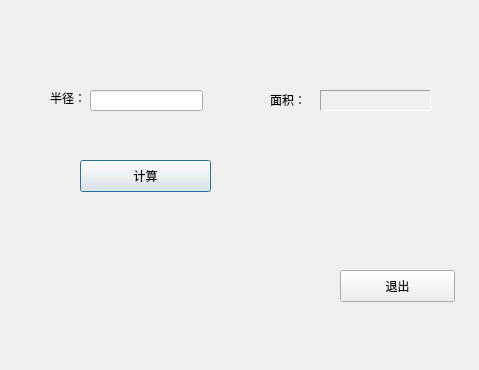
<?xml version="1.0" encoding="UTF-8"?>
<ui version="4.0">
 <class>Dialog</class>
 <widget class="QDialog" name="Dialog">
  <property name="geometry">
   <rect>
    <x>0</x>
    <y>0</y>
    <width>479</width>
    <height>370</height>
   </rect>
  </property>
  <property name="windowTitle">
   <string>Dialog</string>
  </property>
  <widget class="QLabel" name="areaLabel_1">
   <property name="geometry">
    <rect>
     <x>50</x>
     <y>90</y>
     <width>59</width>
     <height>16</height>
    </rect>
   </property>
   <property name="text">
    <string>半径：</string>
   </property>
  </widget>
  <widget class="QLabel" name="areaLabel_2">
   <property name="geometry">
    <rect>
     <x>270</x>
     <y>90</y>
     <width>59</width>
     <height>20</height>
    </rect>
   </property>
   <property name="text">
    <string>面积：</string>
   </property>
  </widget>
  <widget class="QLabel" name="radiusLabel">
   <property name="geometry">
    <rect>
     <x>320</x>
     <y>90</y>
     <width>111</width>
     <height>21</height>
    </rect>
   </property>
   <property name="frameShape">
    <enum>QFrame::Panel</enum>
   </property>
   <property name="frameShadow">
    <enum>QFrame::Sunken</enum>
   </property>
   <property name="text">
    <string/>
   </property>
  </widget>
  <widget class="QLineEdit" name="radiusLineEdit">
   <property name="geometry">
    <rect>
     <x>90</x>
     <y>90</y>
     <width>113</width>
     <height>21</height>
    </rect>
   </property>
  </widget>
  <widget class="QPushButton" name="countBtn">
   <property name="geometry">
    <rect>
     <x>80</x>
     <y>160</y>
     <width>131</width>
     <height>32</height>
    </rect>
   </property>
   <property name="text">
    <string>计算</string>
   </property>
  </widget>
  <widget class="QPushButton" name="pushButton">
   <property name="geometry">
    <rect>
     <x>340</x>
     <y>270</y>
     <width>115</width>
     <height>32</height>
    </rect>
   </property>
   <property name="text">
    <string>退出</string>
   </property>
  </widget>
 </widget>
 <layoutdefault spacing="6" margin="11"/>
 <resources/>
 <connections>
  <connection>
   <sender>pushButton</sender>
   <signal>clicked()</signal>
   <receiver>Dialog</receiver>
   <slot>close()</slot>
   <hints>
    <hint type="sourcelabel">
     <x>403</x>
     <y>295</y>
    </hint>
    <hint type="destinationlabel">
     <x>402</x>
     <y>337</y>
    </hint>
   </hints>
  </connection>
 </connections>
</ui>
